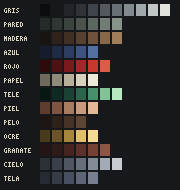

This chart was generated by the following Python code:
"""Lámina de la paleta: una fila por rampa de material (de oscuro a claro)."""
import sys
from pathlib import Path

sys.path.insert(0, str(Path(__file__).resolve().parent / "lib"))
from pixel import Canvas, K, RAMPS  # noqa: E402

SW, ROW, LABEL = 12, 14, 40
ancho = LABEL + max(len(v) for v in RAMPS.values()) * SW + 8
cv = Canvas(ancho, len(RAMPS) * ROW + 8, bg=("gris", 1))
for r, (nombre, cols) in enumerate(RAMPS.items()):
    y = 4 + r * ROW
    cv.text(4, y + 4, nombre, K("papel", 3))
    for i in range(len(cols)):
        cv.rect(LABEL + i * SW, y, LABEL + i * SW + SW - 2, y + ROW - 2, K(nombre, i))
prev = cv.save(Path(__file__).parent / "paleta.png", preview_scale=4)
print("ok", prev)
